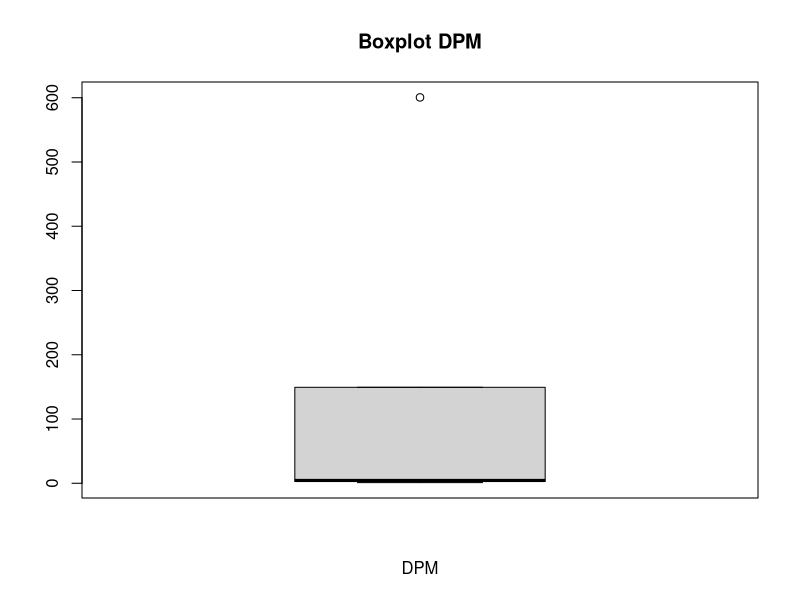
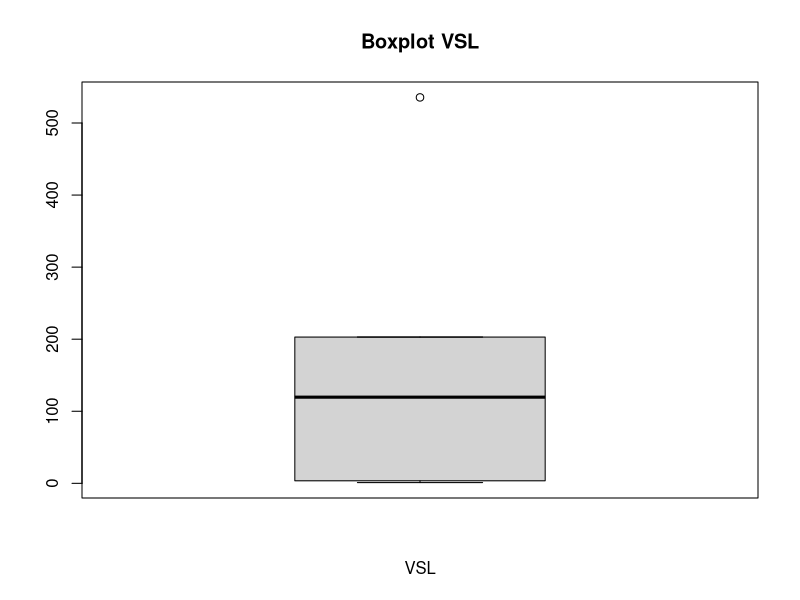
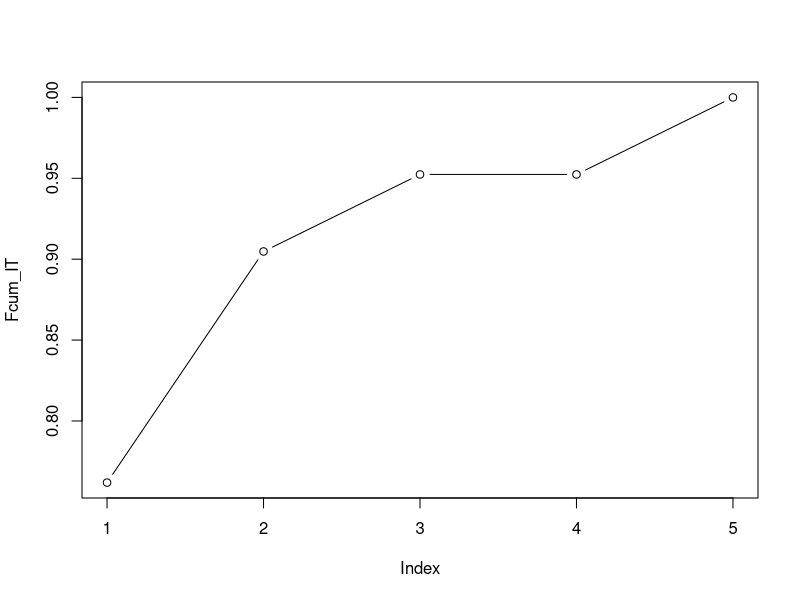
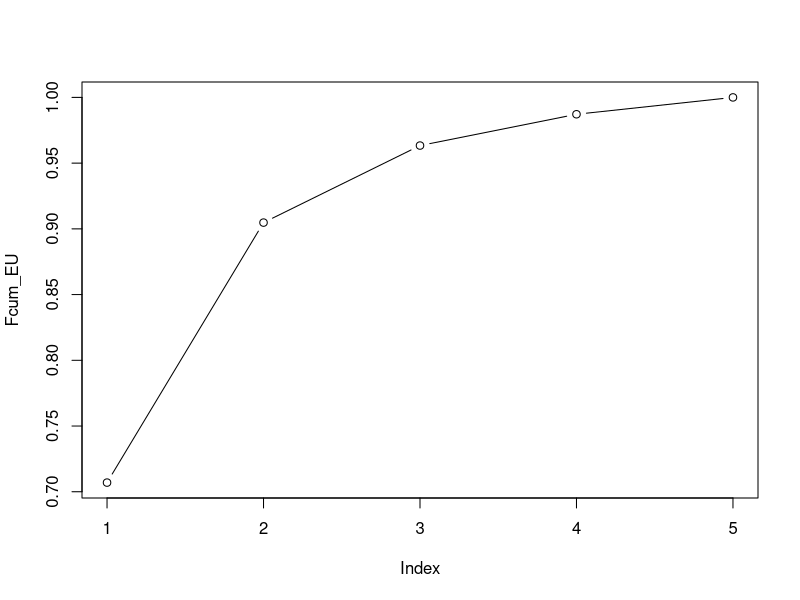
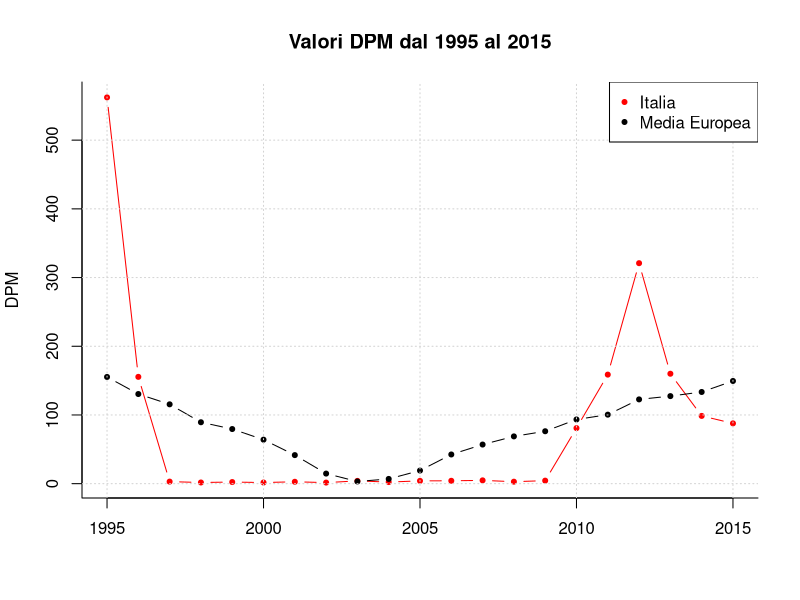
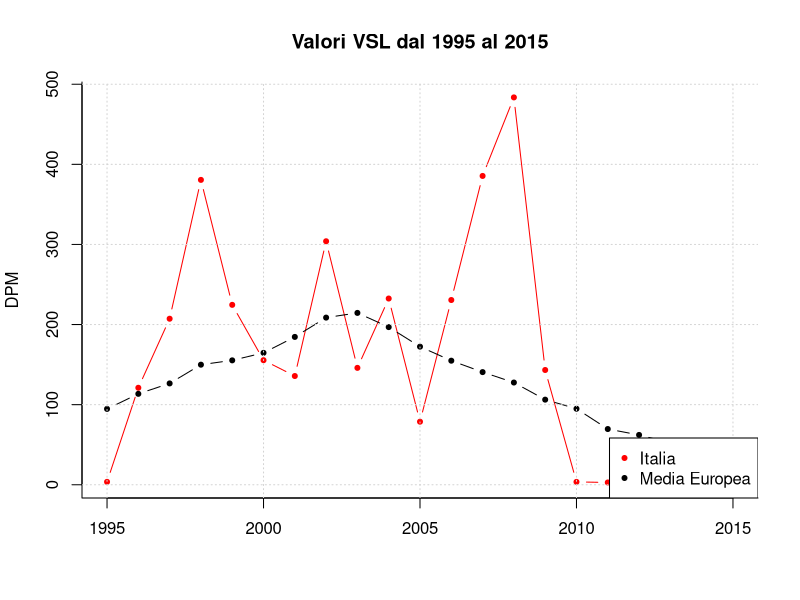
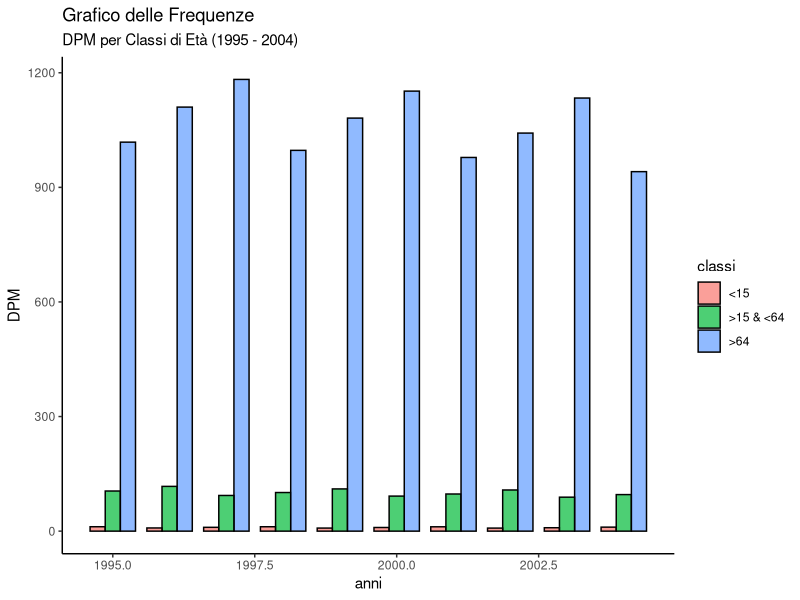
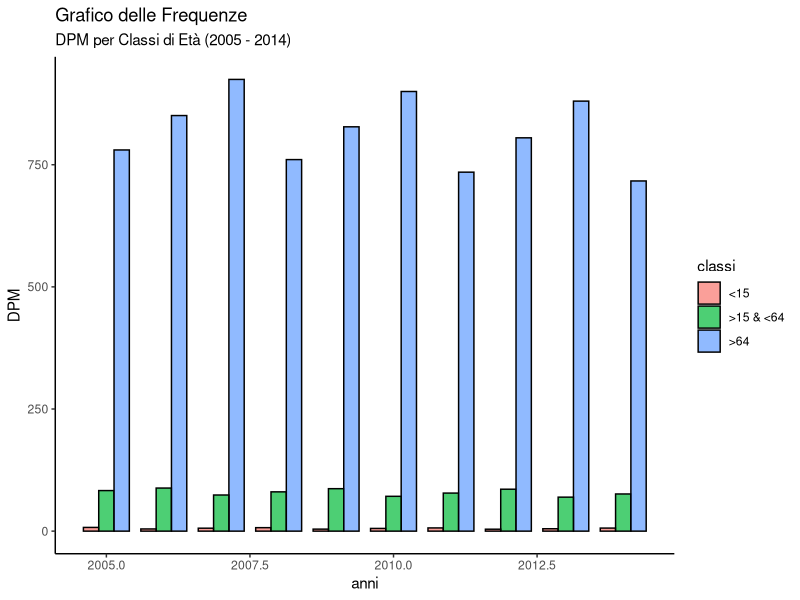

Recreate these plots in R, in order.
install.packages('readxl')
library(readxl)

#---- CARICO I DATASET ----

pathGitProject_Gio = "C:/Users/user/Desktop/Magistrale/Statistica e Analisi dei Dati/SAD_Project"
setwd(pathGitProject_Gio)

#pathGitProject_Ciro = "C:/Users/UTENTE/git/SAD_Project"
#setwd(pathGitProject_Ciro)

mydata = read_xlsx('./Datasets/European-Country/Complete_Dataset.xlsx', 1)
data = as.matrix(mydata)

mydata15 = read_xlsx('./Datasets/European-Country/less15.xlsx', 1)
data15 = as.matrix(mydata15)

mydataComp = read_xlsx('./Datasets/European-Country/15-64.xlsx', 1)
dataComp = as.matrix(mydataComp)

mydata64 = read_xlsx('./Datasets/European-Country/64.xlsx', 1)
data64 = as.matrix(mydata64)

#---- DAI DATASET COSTRUISCO LE MATRICI ----

# Anni: dal '95 al 2005 - Manca Cipro (Quando lo aggiungiamo, nrow=27)

# CREO MATRICI CON I DATI

dataset = matrix(data[,-1],nrow=26)
dataset = matrix( as.double(dataset) , nrow=26)

dataset15 = matrix(data15[,-1],nrow=26)
dataset15 = matrix( as.double(dataset15) , nrow=26)

datasetComp = matrix(dataComp[,-1],nrow=26)
datasetComp = matrix( as.double(datasetComp) , nrow=26)

dataset64 = matrix(data64[,-1],nrow=26)
dataset64 = matrix( as.double(dataset64) , nrow=26)

# RIMUOVO ANNI CHE NON MI INTERESSANO

dataset=dataset[,-(1:10)]
dataset=dataset[,-(43:50)]

dataset15=dataset15[,-(1:10)]
dataset15=dataset15[,-(43:50)]

datasetComp=datasetComp[,-(1:10)]
datasetComp=datasetComp[,-(43:50)]

dataset64=dataset64[,-(1:10)]
dataset64=dataset64[,-(43:50)]

# ASSEGNO NOMI ALLE RIGHE

countries = c("Austria", "Belgio", "Bulgaria", "Croazia", "Danimarca", "Estonia", "Finlandia", "Francia", "Germania",
              "Grecia", "Ungheria", "Irlanda", "Italia", "Lettonia", "Lituania", "Lussemburgo", "Malta", "Paesi Bassi", "Polonia",
              "Portogallo", "Repubblica Ceca", "Romania", "Slovacchia", "Slovenia", "Spagna", "Svezia")
rownames(dataset) = countries
rownames(dataset15) = countries
rownames(datasetComp) = countries
rownames(dataset64) = countries

# DEFINISCO LE COLONNE PER CREARE DUE DATASET SEPARATI, UNO PER DPM E UNO PER VSL

D_Index = seq(1,42, by=2) # DEFINISCO GLI INDICI DELLE COLONNE PER OGNI VARIABILE
V_Index = seq(2,42, by=2) # D sta per Death, V per Value

D_dataset = dataset[, D_Index]
V_dataset = dataset[, V_Index]

D_dataset15 = dataset15[, D_Index]
V_dataset15 = dataset15[, V_Index]

D_datasetComp = datasetComp[, D_Index]
V_datasetComp = datasetComp[, V_Index]

D_dataset64 = dataset64[, D_Index]
V_dataset64 = dataset64[, V_Index]

years = seq(1995,2015)
colnames(D_dataset) = years
colnames(V_dataset) = years

colnames(D_dataset15) = years
colnames(V_dataset15) = years

colnames(D_datasetComp) = years
colnames(V_datasetComp) = years

colnames(D_dataset64) = years
colnames(V_dataset64) = years

#---- CALCOLO INDICI CENTRALITÀ e DISPERSIONE ----

D_min = min(D_dataset)
V_min = min(V_dataset)

D_max = max(D_dataset)
V_max = max(V_dataset)

D_mean = mean(D_dataset)
V_mean = mean(V_dataset)

D_median = median(D_dataset)
V_median = median(V_dataset)

# D_summary = summary(D_dataset)
# V_summary = summary(V_dataset)

resumeCentralità = rbind(c(D_min,D_max,D_mean,D_median),c(V_min,V_max,V_mean,V_median))
colnames(resumeCentralità) = c("MIN", "MAX", "MEAN", "MEDIAN")
rownames(resumeCentralità) = c("DPM","VSL")
View(resumeCentralità)

# Campo di Variazione: sensibile ai soli valori estremi, non tenendo conto del numero di osservaz
D_cdv = D_max - D_min
V_cdv = V_max - V_min

# Differenza interquartilica: meno sensibile a val estremi
D_diffInterq = unname(quantile(sort(D_dataset), probs = 0.75)) - unname(quantile(sort(D_dataset), probs = 0.25))
V_diffInterq = unname(quantile(sort(V_dataset), probs = 0.75)) - unname(quantile(sort(V_dataset), probs = 0.25))

# Varianza per tutto dataset
D_var = var(as.vector(D_dataset))
V_var = var(as.vector(V_dataset))

# Varianza per colonne
# D_var = var(D_dataset)
# V_var = var(V_dataset)

# Varianza per righe
D_var_righe = apply(D_dataset, 1, var)
V_var_righe = apply(V_dataset, 1, var)

# Varianza per colonne
D_var_colonne = apply(D_dataset, 2, var)
V_var_colonne = apply(V_dataset, 2, var)

# Deviazione Standard totale: valore differisce dalla media aritmetica dei valori, in media quadratica di: x
D_sd = sd(D_dataset)
V_sd = sd(V_dataset)

resumeDispersione = rbind(c(D_var,D_sd),c(V_var,V_sd))
colnames(resumeDispersione) = c("VAR", "SD")
rownames(resumeDispersione) = c("DPM","VSL")
View(resumeDispersione)

# CV

cv <- function (data){
  sd(data)/abs(mean(data))
}

cv(D_dataset["Italia",])
cv(D_dataset)

cv(V_dataset["Italia",])
cv(V_dataset)

#---- QUARTILI ----
D_quantile = quantile(sort(D_dataset))
V_quantile = quantile(sort(V_dataset))

boxplot(D_quantile, main="Boxplot DPM", xlab="DPM")
boxplot(V_quantile, main="Boxplot VSL", xlab="VSL")

#---- FdDC - Funzione di Distribuzione Empirica Continua ITALIA ----
min_D_It <- min(D_dataset["Italia",])
max_D_It <- max(D_dataset["Italia",])
classi_D_IT = c(min_D_It, min_D_It+(max_D_It-min_D_It)/5, min_D_It+2*(max_D_It-min_D_It)/5, 
                min_D_It+3*(max_D_It-min_D_It)/5, min_D_It+4*(max_D_It-min_D_It)/5, max_D_It)

freqrel_IT <- table(D_dataset["Italia",])/length(D_dataset["Italia",])

freqrel_D_IT <- table(cut(D_dataset["Italia",], breaks = classi_D_IT, right=FALSE))/length(D_dataset["Italia",])

Fcum_IT <- cumsum(freqrel_D_IT)

Fcum_IT[5] = Fcum_IT[5] + freqrel_IT[length(freqrel_D_IT)]

plot(Fcum_IT, type="b")

#---- FdDC - Funzione di Distribuzione Empirica Continua UNIONE EUROPEA ----
min_D_EU <- min(D_dataset)
max_D_EU <- max(D_dataset)
classi_D_EU = c(min_D_EU, min_D_EU+(max_D_EU-min_D_EU)/5, min_D_EU+2*(max_D_EU-min_D_EU)/5, 
                min_D_EU+3*(max_D_EU-min_D_EU)/5, min_D_EU+4*(max_D_EU-min_D_EU)/5, max_D_EU)

freqrel_EU <- table(D_dataset)/length(D_dataset)

freqrel_D_EU <- table(cut(D_dataset, breaks = classi_D_EU, right=FALSE))/length(D_dataset)

Fcum_EU <- cumsum(freqrel_D_EU)

Fcum_EU[5] = Fcum_EU[5] + freqrel_EU[length(freqrel_D_EU)]

plot(Fcum_EU, type="b")

#---- fare FdDC per VSL ----



#---- DEFINISCO SERIE TEMPORALI, SEPARATAMENTE ITALIA ED EUROPA ----

#DPM
serieD_IT = ts(D_dataset["Italia",])
serieD_EU = ts(apply(D_dataset,2,mean))
serieD = data.frame(serieD_IT, serieD_EU)
serieD = ts(serieD, start = 1995, frequency = 1)
plot.ts(serieD, plot.type = "single", col = c("red", "black"), xlab="", ylab="DPM",
        main="Valori DPM dal 1995 al 2015", type="b", pch=20, bty="l")
grid()
legend("topright",c("Italia","Media Europea"),pch=c(20,20),col=c("red","black"))

#VSL
serieV_IT = ts(V_dataset["Italia",])
serieV_EU = ts(apply(V_dataset,2,mean))
serieV = data.frame(serieV_IT, serieV_EU)
serieV = ts(serieV, start = 1995, frequency = 1)
plot.ts(serieV, plot.type = "single", col = c("red", "black"), xlab="", ylab="DPM",
        main="Valori VSL dal 1995 al 2015", type="b", pch=20, bty="l")
grid()
legend("bottomright",c("Italia","Media Europea"),pch=c(20,20),col=c("red","black"))

#---- DEFINISCO LE CLASSI ----

#CREO LE SUDDIVISIONI
labels_classi = c("Very Low", "Low", "Medium", "High", "Very High")
classi_D = c(D_min, D_min+(D_max-D_min)/5, D_min+2*(D_max-D_min)/5, 
             D_min+3*(D_max-D_min)/5, D_min+4*(D_max-D_min)/5, D_max)
classi_V = c(V_min, V_min+(V_max-V_min)/5, V_min+2*(V_max-V_min)/5, 
             V_min+3*(V_max-V_min)/5, V_min+4*(V_max-V_min)/5, V_max)

#---- GRAFICO A BARRE SOVRAPPOSTE ----
install.packages("ggplot2")
library(ggplot2)

# DPL

#1995-2004
anni=1995:2004
classi=rep(c("<15",">15 & <64",">64"),10)
DPM=cbind(apply(D_dataset15[,1:10],2,mean),
            apply(D_datasetComp[,1:10],2,mean),apply(D_dataset64[,1:10],2,mean))
DPM=c(t(DPM))
df=data.frame(anni, classi, DPM)
ggplot(df, aes(fill=classi, y=DPM, x=anni)) + 
  geom_bar(position="dodge", stat="identity", width=0.8,
           alpha=0.7, colour="black") + 
  ggtitle("Grafico delle Frequenze","DPM per Classi di Età (1995 - 2004)") + 
  theme(panel.background = element_blank(), axis.line = element_line(colour = "black"))

#2005-2014
anni=2005:2014
classi=rep(c("<15",">15 & <64",">64"),10)
DPM=cbind(apply(D_dataset15[,11:20],2,mean),
          apply(D_datasetComp[,11:20],2,mean),apply(D_dataset64[,11:20],2,mean))
DPM=c(t(DPM))
df=data.frame(anni, classi, DPM)
ggplot(df, aes(fill=classi, y=DPM, x=anni)) + 
  geom_bar(position="dodge", stat="identity", width=0.8,
           alpha=0.7, colour="black") + 
  ggtitle("Grafico delle Frequenze","DPM per Classi di Età (2005 - 2014)") + 
  theme(panel.background = element_blank(), axis.line = element_line(colour = "black"))

# VSL

#1995-2004
anni=1995:2004
classi=rep(c("<15",">15 & <64",">64"),10)
VSL=cbind(apply(V_dataset15[,1:10],2,mean),
          apply(V_datasetComp[,1:10],2,mean),apply(V_dataset64[,1:10],2,mean))
VSL=c(t(VSL))
df=data.frame(anni, classi, VSL)
ggplot(df, aes(fill=classi, y=VSL, x=anni)) + 
  geom_bar(position="dodge", stat="identity", width=0.8,
           alpha=0.7, colour="black") + 
  ggtitle("Grafico delle Frequenze","VSL per Classi di Età (1995 - 2004)") + 
  theme(panel.background = element_blank(), axis.line = element_line(colour = "black")) + 
  scale_fill_manual(values = c("<15" = "lightgreen", ">15 & <64" = "orange", ">64" = "red"))

#2005-2014
anni=2005:2014
classi=rep(c("<15",">15 & <64",">64"),10)
VSL=cbind(apply(V_dataset15[,1:10],2,mean),
          apply(V_datasetComp[,1:10],2,mean),apply(V_dataset64[,1:10],2,mean))
VSL=c(t(VSL))
df=data.frame(anni, classi, VSL)
ggplot(df, aes(fill=classi, y=VSL, x=anni)) + 
  geom_bar(position="dodge", stat="identity", width=0.8,
           alpha=0.7, colour="black") + 
  ggtitle("Grafico delle Frequenze","VSL per Classi di Età (2005 - 2014)") + 
  theme(panel.background = element_blank(), axis.line = element_line(colour = "black"))
